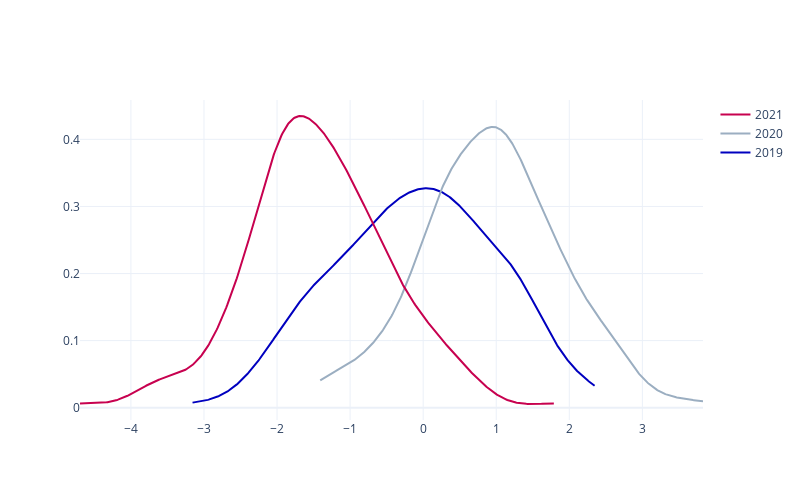

The code cell stored with this chart in its notebook:
### Markdown cell above
## Distributions

### Code cell
# Even though the theme is registered, for figure factory plots the colors need to be manually set.
from plotly.figure_factory import create_distplot

df = pd.DataFrame(
    {
        "2019": np.random.randn(200),
        "2020": np.random.randn(200) + 1,
        "2021": np.random.randn(200) - 1.5,
    }
)


fig = create_distplot(
    [df[c] for c in df.columns],
    df.columns,
    curve_type="kde",
    show_rug=False,
    bin_size=0.4,
    show_hist=False,
    colors=pio.templates["statworx_plotly_theme"].layout.colorway,
)


fig.update_layout(
    width=800,
    height=500,
)
fig.show()

### Figure 1 — Plotly figure (JSON) as saved in the notebook; plotly's stock layout.template omitted (floating-point values rounded to 4 significant figures; data arrays with more than 128 entries replaced by an {"elided": "..."} marker saying what was removed)
{"data": [{"legendgroup": "2019", "marker": {"color": "#0000bf"}, "mode": "lines", "name": "2019", "showlegend": true, "type": "scatter", "x": {"elided": "500 float values"}, "xaxis": "x", "y": {"elided": "500 float values"}, "yaxis": "y"}, {"legendgroup": "2020", "marker": {"color": "#9baec1"}, "mode": "lines", "name": "2020", "showlegend": true, "type": "scatter", "x": {"elided": "500 float values"}, "xaxis": "x", "y": {"elided": "500 float values"}, "yaxis": "y"}, {"legendgroup": "2021", "marker": {"color": "#c7014f"}, "mode": "lines", "name": "2021", "showlegend": true, "type": "scatter", "x": {"elided": "500 float values"}, "xaxis": "x", "y": {"elided": "500 float values"}, "yaxis": "y"}], "layout": {"barmode": "overlay", "height": 500, "hovermode": "closest", "legend": {"traceorder": "reversed"}, "width": 800, "xaxis": {"anchor": "y2", "domain": [0, 1], "zeroline": false}, "yaxis": {"anchor": "free", "domain": [0, 1], "position": 0}}}
